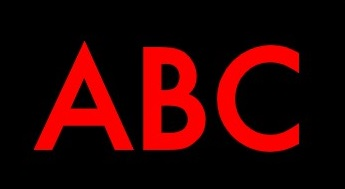
#> input picture img/ABC.jpg, 345 x 189 px
$ python 4_9_5.py
#> lines starting #> are read from the running program, lines starting #| are printed output that depends on the picture; after the words box and inside, x2 and y2 are one past the last pixel; in counts of white or black regions, pixels touching at a corner belong together
import cv2 as cv
import numpy as np
img = cv.imread("./img/ABC.jpg",0)
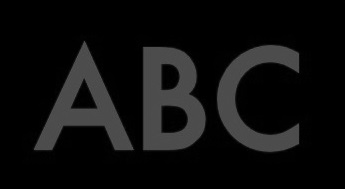
#> img: shape (189, 345); min 0, max 90, mean 14.3
ret, th = cv.threshold(img, 0, 255, cv.THRESH_BINARY + cv.THRESH_OTSU)
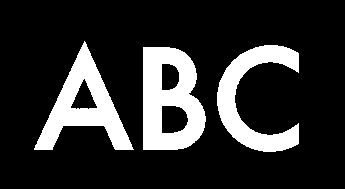
#> th: shape (189, 345); 18.3% white; 3 white regions
#> ret = 37
contours, hierarchy = cv.findContours(th, cv.RETR_TREE,cv.CHAIN_APPROX_SIMPLE)
#> contours = 6 contours; box (x1, y1, x2, y2) and area: (143, 47, 206, 150) 5340, (34, 41, 134, 150) 4114, (217, 45, 299, 152) 3334, (161, 105, 189, 134) 649, (70, 78, 98, 110) 442, (161, 63, 180, 91) 422
print(hierarchy)#[Next, Previous, First_Child, Parent]
#| [[[ 3 -1  1 -1]
#|   [ 2 -1 -1  0]
#|   [-1  1 -1  0]
#|   [ 4  0 -1 -1]
#|   [-1  3  5 -1]
#|   [-1 -1 -1  4]]]
cv.drawContours(img,contours,-1,(175,0,255),3)
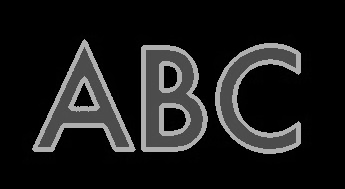
#> img: shape (189, 345); 9.74% of pixels changed, all inside (x1, y1, x2, y2) = (32, 39, 301, 154)
cv.imshow("img",img)
cv.waitKey(0)

$ run again, with img/A.jpg copied over img/ABC.jpg
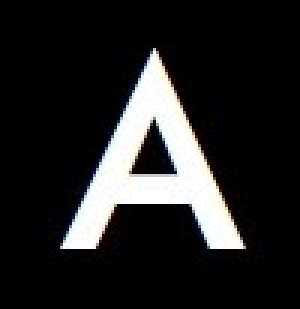
#> input picture img/A.jpg, 100 x 103 px (shown 3 times larger)
#> `ret, th = cv.threshold(img, 0, 255, cv.THRESH_BINARY + cv.THRESH_OTSU)`:
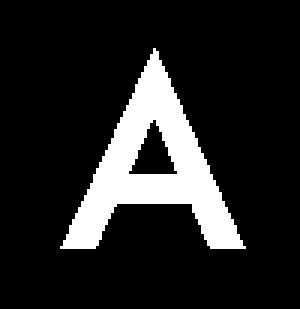
#> th: shape (103, 100) (shown 3 times larger); 14.3% white; 1 white region
#> ret = 123
#> contours = 2 contours; box (x1, y1, x2, y2) and area: (20, 16, 82, 83) 1518, (42, 39, 60, 59) 176
#| [[[-1 -1  1 -1]
#|   [-1 -1 -1  0]]]
#> `cv.drawContours(img,contours,-1,(175,0,255),3)`:
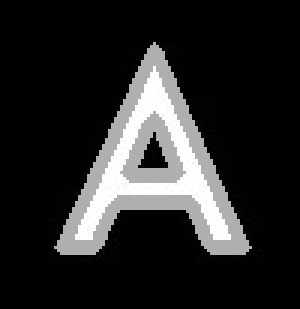
#> img: shape (103, 100) (shown 3 times larger); min 0, max 255, mean 39.4
